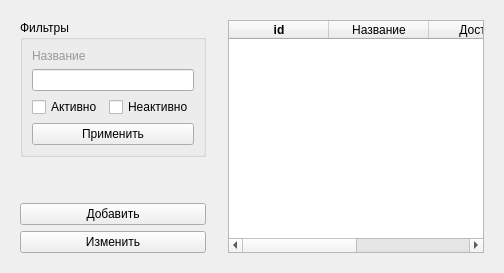
               <widget class="QWidget" name="tab_2">
                <attribute name="title">
                 <string>Должности</string>
                </attribute>
                <layout class="QGridLayout" name="gridLayout_2">
                 <property name="horizontalSpacing">
                  <number>4</number>
                 </property>
                 <property name="verticalSpacing">
                  <number>0</number>
                 </property>
                 <item row="1" column="1" rowspan="2">
                  <widget class="QWidget" name="widget_4" native="true">
                   <layout class="QVBoxLayout" name="verticalLayout_7">
                    <item>
                     <widget class="QTableWidget" name="WorkStatusTableWidget">
                      <property name="layoutDirection">
                       <enum>Qt::LeftToRight</enum>
                      </property>
                      <property name="styleSheet">
                       <string notr="true"/>
                      </property>
                      <property name="editTriggers">
                       <set>QAbstractItemView::NoEditTriggers</set>
                      </property>
                      <property name="alternatingRowColors">
                       <bool>false</bool>
                      </property>
                      <property name="selectionBehavior">
                       <enum>QAbstractItemView::SelectRows</enum>
                      </property>
                      <attribute name="horizontalHeaderCascadingSectionResizes">
                       <bool>true</bool>
                      </attribute>
                      <attribute name="horizontalHeaderShowSortIndicator" stdset="0">
                       <bool>true</bool>
                      </attribute>
                      <attribute name="horizontalHeaderStretchLastSection">
                       <bool>false</bool>
                      </attribute>
                      <column>
                       <property name="text">
                        <string>id</string>
                       </property>
                       <property name="font">
                        <font>
                         <weight>75</weight>
                         <bold>true</bold>
                        </font>
                       </property>
                       <property name="textAlignment">
                        <set>AlignCenter</set>
                       </property>
                      </column>
                      <column>
                       <property name="text">
                        <string>Название</string>
                       </property>
                       <property name="textAlignment">
                        <set>AlignCenter</set>
                       </property>
                      </column>
                      <column>
                       <property name="text">
                        <string>Доступ</string>
                       </property>
                       <property name="textAlignment">
                        <set>AlignCenter</set>
                       </property>
                      </column>
                      <column>
                       <property name="text">
                        <string>Активно</string>
                       </property>
                       <property name="textAlignment">
                        <set>AlignCenter</set>
                       </property>
                      </column>
                     </widget>
                    </item>
                   </layout>
                  </widget>
                 </item>
                 <item row="1" column="0" rowspan="2">
                  <widget class="QWidget" name="widget_3" native="true">
                   <property name="maximumSize">
                    <size>
                     <width>400</width>
                     <height>16777215</height>
                    </size>
                   </property>
                   <layout class="QVBoxLayout" name="verticalLayout_9">
                    <item>
                     <widget class="QGroupBox" name="groupBox">
                      <property name="title">
                       <string>Фильтры</string>
                      </property>
                      <layout class="QGridLayout" name="gridLayout_3">
                       <item row="0" column="0">
                        <widget class="QLabel" name="label">
                         <property name="styleSheet">
                          <string notr="true">color: rgb(153, 153, 153);</string>
                         </property>
                         <property name="text">
                          <string>Название</string>
                         </property>
                         <property name="margin">
                          <number>4</number>
                         </property>
                        </widget>
                       </item>
                       <item row="1" column="0" colspan="2">
                        <widget class="QLineEdit" name="nameWorkStatusEdit"/>
                       </item>
                       <item row="4" column="0" colspan="2">
                        <widget class="QPushButton" name="acceptFilterWorkStatusBtn">
                         <property name="text">
                          <string>Применить</string>
                         </property>
                        </widget>
                       </item>
                       <item row="2" column="1">
                        <widget class="QCheckBox" name="inactiveWorkStatusCheckBOx">
                         <property name="text">
                          <string>Неактивно</string>
                         </property>
                        </widget>
                       </item>
                       <item row="2" column="0">
                        <widget class="QCheckBox" name="activeWorkStatusCheckBox">
                         <property name="text">
                          <string>Активно</string>
                         </property>
                        </widget>
                       </item>
                      </layout>
                     </widget>
                    </item>
                    <item>
                     <spacer name="verticalSpacer">
                      <property name="orientation">
                       <enum>Qt::Vertical</enum>
                      </property>
                      <property name="sizeType">
                       <enum>QSizePolicy::MinimumExpanding</enum>
                      </property>
                      <property name="sizeHint" stdset="0">
                       <size>
                        <width>20</width>
                        <height>40</height>
                       </size>
                      </property>
                     </spacer>
                    </item>
                    <item>
                     <widget class="QPushButton" name="createWorkStatusBtn">
                      <property name="text">
                       <string>Добавить</string>
                      </property>
                     </widget>
                    </item>
                    <item>
                     <widget class="QPushButton" name="updateWorkStatusBtn">
                      <property name="text">
                       <string>Изменить</string>
                      </property>
                     </widget>
                    </item>
                   </layout>
                  </widget>
                 </item>
                </layout>
               </widget>
